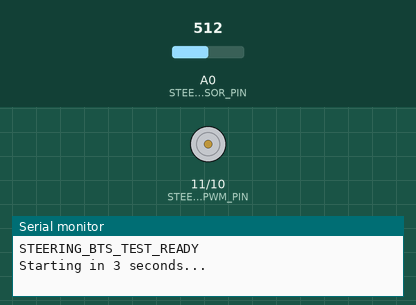
Bench run of a sketch on a simulated Arduino Uno, built with avr-gcc and run on an emulated ATmega328P. Shown: motor-driver pin pairs drawn as motors (green arrow = first pin HIGH = forward, orange = second pin HIGH = backward, longer = more drive), the last lines printed to the serial monitor. The inputs (shaded band) are chosen by the test bench; at power-on: A0 (STEER_SENSOR_PIN) = 512.

Above: at 0.1 s.
At 3.1 s:
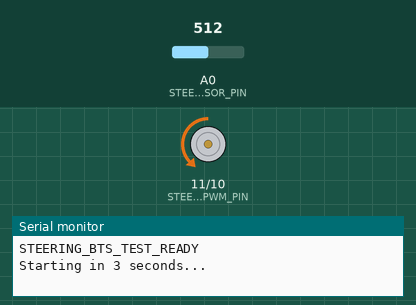
At 4.4 s:
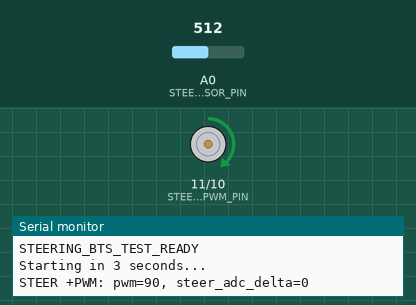
Timing chart, 0 to 6.6 s (numbered marks = the images above):
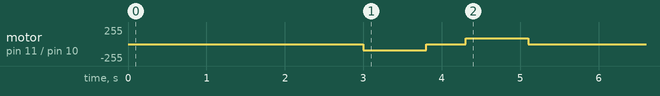

The sketch:

steering_bts_test.ino
```cpp
// steering_bts_test.ino
//
// Standalone bring-up sketch for the NEW steering setup: BTS7960 (replacing
// the old L298N) driving the steering motor, position read back from the
// existing 3-wire analog sensor. No ROS 2 involved -- this just pulses the
// steering BTS7960 briefly at a small fixed PWM in both directions and
// prints how far the sensor moved, mirroring what ../motor_sign_test did
// for the old L298N steering, but for the new pins/driver.
//
// SAFETY: keep hands clear of the steering linkage while this runs.
//
// What it tests, once, in this order (each phase ~800ms of PWM then stop):
//   1. STEER at +TEST_PWM
//   2. STEER at -TEST_PWM
// For each phase it prints the raw sensor delta measured during that phase.
//
// How to read the results:
//   - Watch which way the steering actually turns, and note the printed
//     steer_adc_delta sign. hyper_motor_interface.ino's STEER_RAW_RIGHT/
//     STEER_RAW_LEFT already define which raw ADC value means which
//     physical lock, so as long as those two constants are still correct
//     (unaffected by this driver swap -- the sensor itself didn't change),
//     the steering P controller's sign is already consistent -- this test
//     is mainly to confirm the BTS7960 is wired so a positive command
//     actually turns the wheels (not to "fix" a sign constant for).
//     If a +PWM phase visibly drives the steering AWAY from the direction
//     that increases the measured angle, swap the steering motor's two
//     wires at the BTS7960 M+/M- terminals.
//   - Also sanity-check the motor doesn't buzz/stall at TEST_PWM -- if it
//     does, the BTS7960 may need R_EN/L_EN wired to 5V (see
//     hyper_motor_interface.ino's wiring comment) or the motor's supply
//     voltage checked.

// ---- Pins -- must match hyper_motor_interface.ino's new steering wiring ----
const uint8_t STEER_RPWM_PIN = 10;
const uint8_t STEER_LPWM_PIN = 11;
const uint8_t STEER_SENSOR_PIN = A0;

// ---- Test parameters ----
const int16_t TEST_PWM = 90;             // matches STEER_MIN_PWM in the real sketch
const unsigned long TEST_DURATION_MS = 800;
const unsigned long SETTLE_MS = 500;     // pause after the phase so motion fully stops

// Mirrors set_bts7960() in hyper_motor_interface.ino.
void set_bts7960(uint8_t rpwm_pin, uint8_t lpwm_pin, int16_t pwm) {
  if (pwm > 0) {
    analogWrite(rpwm_pin, pwm);
    analogWrite(lpwm_pin, 0);
  } else if (pwm < 0) {
    analogWrite(rpwm_pin, 0);
    analogWrite(lpwm_pin, -pwm);
  } else {
    analogWrite(rpwm_pin, 0);
    analogWrite(lpwm_pin, 0);
  }
}

void run_steer_phase(const char *label, int16_t pwm) {
  int before = analogRead(STEER_SENSOR_PIN);
  set_bts7960(STEER_RPWM_PIN, STEER_LPWM_PIN, pwm);
  delay(TEST_DURATION_MS);
  set_bts7960(STEER_RPWM_PIN, STEER_LPWM_PIN, 0);
  int after = analogRead(STEER_SENSOR_PIN);

  Serial.print(label);
  Serial.print(": pwm=");
  Serial.print(pwm);
  Serial.print(", steer_adc_delta=");
  Serial.println(after - before);

  delay(SETTLE_MS);
}

void setup() {
  Serial.begin(115200);

  pinMode(STEER_RPWM_PIN, OUTPUT);
  pinMode(STEER_LPWM_PIN, OUTPUT);
  set_bts7960(STEER_RPWM_PIN, STEER_LPWM_PIN, 0);

  Serial.println("STEERING_BTS_TEST_READY");
  Serial.println("Starting in 3 seconds...");
  delay(3000);

  run_steer_phase("STEER +PWM", TEST_PWM);
  run_steer_phase("STEER -PWM", -TEST_PWM);

  Serial.println("TEST COMPLETE. Compare the printed signs to which way steering");
  Serial.println("actually moved -- see the notes at the top of this file.");
}

void loop() {
  // Nothing -- setup() runs the whole sequence once. Press reset to rerun.
}
```
